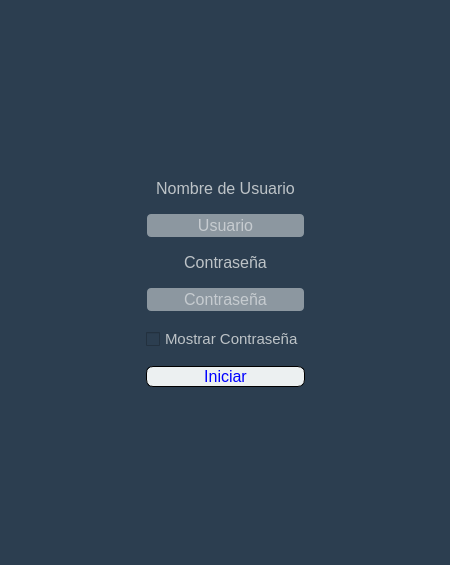
<?xml version="1.0" encoding="UTF-8"?>
<ui version="4.0">
 <class>Login</class>
 <widget class="QMainWindow" name="Login">
  <property name="geometry">
   <rect>
    <x>0</x>
    <y>0</y>
    <width>450</width>
    <height>565</height>
   </rect>
  </property>
  <property name="minimumSize">
   <size>
    <width>450</width>
    <height>565</height>
   </size>
  </property>
  <property name="palette">
   <palette>
    <active>
     <colorrole role="WindowText">
      <brush brushstyle="SolidPattern">
       <color alpha="255">
        <red>189</red>
        <green>195</green>
        <blue>199</blue>
       </color>
      </brush>
     </colorrole>
     <colorrole role="Button">
      <brush brushstyle="SolidPattern">
       <color alpha="255">
        <red>44</red>
        <green>62</green>
        <blue>80</blue>
       </color>
      </brush>
     </colorrole>
     <colorrole role="Text">
      <brush brushstyle="SolidPattern">
       <color alpha="255">
        <red>189</red>
        <green>195</green>
        <blue>199</blue>
       </color>
      </brush>
     </colorrole>
     <colorrole role="BrightText">
      <brush brushstyle="SolidPattern">
       <color alpha="255">
        <red>127</red>
        <green>140</green>
        <blue>141</blue>
       </color>
      </brush>
     </colorrole>
     <colorrole role="ButtonText">
      <brush brushstyle="SolidPattern">
       <color alpha="255">
        <red>189</red>
        <green>195</green>
        <blue>199</blue>
       </color>
      </brush>
     </colorrole>
     <colorrole role="Base">
      <brush brushstyle="SolidPattern">
       <color alpha="255">
        <red>44</red>
        <green>62</green>
        <blue>80</blue>
       </color>
      </brush>
     </colorrole>
     <colorrole role="Window">
      <brush brushstyle="SolidPattern">
       <color alpha="255">
        <red>44</red>
        <green>62</green>
        <blue>80</blue>
       </color>
      </brush>
     </colorrole>
     <colorrole role="Shadow">
      <brush brushstyle="SolidPattern">
       <color alpha="255">
        <red>105</red>
        <green>0</green>
        <blue>0</blue>
       </color>
      </brush>
     </colorrole>
     <colorrole role="Highlight">
      <brush brushstyle="SolidPattern">
       <color alpha="255">
        <red>236</red>
        <green>240</green>
        <blue>241</blue>
       </color>
      </brush>
     </colorrole>
     <colorrole role="HighlightedText">
      <brush brushstyle="SolidPattern">
       <color alpha="255">
        <red>127</red>
        <green>140</green>
        <blue>141</blue>
       </color>
      </brush>
     </colorrole>
     <colorrole role="AlternateBase">
      <brush brushstyle="SolidPattern">
       <color alpha="255">
        <red>255</red>
        <green>255</green>
        <blue>255</blue>
       </color>
      </brush>
     </colorrole>
     <colorrole role="PlaceholderText">
      <brush brushstyle="SolidPattern">
       <color alpha="128">
        <red>189</red>
        <green>195</green>
        <blue>199</blue>
       </color>
      </brush>
     </colorrole>
    </active>
    <inactive>
     <colorrole role="WindowText">
      <brush brushstyle="SolidPattern">
       <color alpha="255">
        <red>189</red>
        <green>195</green>
        <blue>199</blue>
       </color>
      </brush>
     </colorrole>
     <colorrole role="Button">
      <brush brushstyle="SolidPattern">
       <color alpha="255">
        <red>44</red>
        <green>62</green>
        <blue>80</blue>
       </color>
      </brush>
     </colorrole>
     <colorrole role="Text">
      <brush brushstyle="SolidPattern">
       <color alpha="255">
        <red>189</red>
        <green>195</green>
        <blue>199</blue>
       </color>
      </brush>
     </colorrole>
     <colorrole role="BrightText">
      <brush brushstyle="SolidPattern">
       <color alpha="255">
        <red>127</red>
        <green>140</green>
        <blue>141</blue>
       </color>
      </brush>
     </colorrole>
     <colorrole role="ButtonText">
      <brush brushstyle="SolidPattern">
       <color alpha="255">
        <red>189</red>
        <green>195</green>
        <blue>199</blue>
       </color>
      </brush>
     </colorrole>
     <colorrole role="Base">
      <brush brushstyle="SolidPattern">
       <color alpha="255">
        <red>44</red>
        <green>62</green>
        <blue>80</blue>
       </color>
      </brush>
     </colorrole>
     <colorrole role="Window">
      <brush brushstyle="SolidPattern">
       <color alpha="255">
        <red>44</red>
        <green>62</green>
        <blue>80</blue>
       </color>
      </brush>
     </colorrole>
     <colorrole role="Shadow">
      <brush brushstyle="SolidPattern">
       <color alpha="255">
        <red>105</red>
        <green>0</green>
        <blue>0</blue>
       </color>
      </brush>
     </colorrole>
     <colorrole role="Highlight">
      <brush brushstyle="SolidPattern">
       <color alpha="255">
        <red>236</red>
        <green>240</green>
        <blue>241</blue>
       </color>
      </brush>
     </colorrole>
     <colorrole role="HighlightedText">
      <brush brushstyle="SolidPattern">
       <color alpha="255">
        <red>127</red>
        <green>140</green>
        <blue>141</blue>
       </color>
      </brush>
     </colorrole>
     <colorrole role="AlternateBase">
      <brush brushstyle="SolidPattern">
       <color alpha="255">
        <red>255</red>
        <green>255</green>
        <blue>255</blue>
       </color>
      </brush>
     </colorrole>
     <colorrole role="PlaceholderText">
      <brush brushstyle="SolidPattern">
       <color alpha="128">
        <red>189</red>
        <green>195</green>
        <blue>199</blue>
       </color>
      </brush>
     </colorrole>
    </inactive>
    <disabled>
     <colorrole role="WindowText">
      <brush brushstyle="SolidPattern">
       <color alpha="255">
        <red>189</red>
        <green>195</green>
        <blue>199</blue>
       </color>
      </brush>
     </colorrole>
     <colorrole role="Button">
      <brush brushstyle="SolidPattern">
       <color alpha="255">
        <red>44</red>
        <green>62</green>
        <blue>80</blue>
       </color>
      </brush>
     </colorrole>
     <colorrole role="Text">
      <brush brushstyle="SolidPattern">
       <color alpha="255">
        <red>189</red>
        <green>195</green>
        <blue>199</blue>
       </color>
      </brush>
     </colorrole>
     <colorrole role="BrightText">
      <brush brushstyle="SolidPattern">
       <color alpha="255">
        <red>127</red>
        <green>140</green>
        <blue>141</blue>
       </color>
      </brush>
     </colorrole>
     <colorrole role="ButtonText">
      <brush brushstyle="SolidPattern">
       <color alpha="255">
        <red>189</red>
        <green>195</green>
        <blue>199</blue>
       </color>
      </brush>
     </colorrole>
     <colorrole role="Base">
      <brush brushstyle="SolidPattern">
       <color alpha="255">
        <red>44</red>
        <green>62</green>
        <blue>80</blue>
       </color>
      </brush>
     </colorrole>
     <colorrole role="Window">
      <brush brushstyle="SolidPattern">
       <color alpha="255">
        <red>44</red>
        <green>62</green>
        <blue>80</blue>
       </color>
      </brush>
     </colorrole>
     <colorrole role="Shadow">
      <brush brushstyle="SolidPattern">
       <color alpha="255">
        <red>105</red>
        <green>0</green>
        <blue>0</blue>
       </color>
      </brush>
     </colorrole>
     <colorrole role="Highlight">
      <brush brushstyle="SolidPattern">
       <color alpha="255">
        <red>127</red>
        <green>140</green>
        <blue>141</blue>
       </color>
      </brush>
     </colorrole>
     <colorrole role="HighlightedText">
      <brush brushstyle="SolidPattern">
       <color alpha="255">
        <red>127</red>
        <green>140</green>
        <blue>141</blue>
       </color>
      </brush>
     </colorrole>
     <colorrole role="AlternateBase">
      <brush brushstyle="SolidPattern">
       <color alpha="255">
        <red>255</red>
        <green>255</green>
        <blue>255</blue>
       </color>
      </brush>
     </colorrole>
     <colorrole role="PlaceholderText">
      <brush brushstyle="SolidPattern">
       <color alpha="128">
        <red>189</red>
        <green>195</green>
        <blue>199</blue>
       </color>
      </brush>
     </colorrole>
    </disabled>
   </palette>
  </property>
  <property name="font">
   <font>
    <kerning>false</kerning>
   </font>
  </property>
  <property name="contextMenuPolicy">
   <enum>Qt::NoContextMenu</enum>
  </property>
  <property name="windowTitle">
   <string notr="true">Inicio De Sesion</string>
  </property>
  <property name="windowIcon">
   <iconset resource="resources.qrc">
    <normaloff>:/icons/Icon/lightning-bolt-256.ico</normaloff>:/icons/Icon/lightning-bolt-256.ico</iconset>
  </property>
  <property name="layoutDirection">
   <enum>Qt::LeftToRight</enum>
  </property>
  <property name="styleSheet">
   <string notr="true">QWidget{
	background: #2C3E50;
	color: #BDC3C7;
}</string>
  </property>
  <property name="iconSize">
   <size>
    <width>32</width>
    <height>32</height>
   </size>
  </property>
  <property name="animated">
   <bool>true</bool>
  </property>
  <property name="documentMode">
   <bool>false</bool>
  </property>
  <property name="unifiedTitleAndToolBarOnMac">
   <bool>false</bool>
  </property>
  <widget class="QWidget" name="LogIn_Window">
   <property name="palette">
    <palette>
     <active>
      <colorrole role="WindowText">
       <brush brushstyle="SolidPattern">
        <color alpha="255">
         <red>189</red>
         <green>195</green>
         <blue>199</blue>
        </color>
       </brush>
      </colorrole>
      <colorrole role="Button">
       <brush brushstyle="SolidPattern">
        <color alpha="255">
         <red>44</red>
         <green>62</green>
         <blue>80</blue>
        </color>
       </brush>
      </colorrole>
      <colorrole role="Text">
       <brush brushstyle="SolidPattern">
        <color alpha="255">
         <red>189</red>
         <green>195</green>
         <blue>199</blue>
        </color>
       </brush>
      </colorrole>
      <colorrole role="ButtonText">
       <brush brushstyle="SolidPattern">
        <color alpha="255">
         <red>189</red>
         <green>195</green>
         <blue>199</blue>
        </color>
       </brush>
      </colorrole>
      <colorrole role="Base">
       <brush brushstyle="SolidPattern">
        <color alpha="255">
         <red>44</red>
         <green>62</green>
         <blue>80</blue>
        </color>
       </brush>
      </colorrole>
      <colorrole role="Window">
       <brush brushstyle="SolidPattern">
        <color alpha="255">
         <red>44</red>
         <green>62</green>
         <blue>80</blue>
        </color>
       </brush>
      </colorrole>
      <colorrole role="PlaceholderText">
       <brush brushstyle="SolidPattern">
        <color alpha="128">
         <red>189</red>
         <green>195</green>
         <blue>199</blue>
        </color>
       </brush>
      </colorrole>
     </active>
     <inactive>
      <colorrole role="WindowText">
       <brush brushstyle="SolidPattern">
        <color alpha="255">
         <red>189</red>
         <green>195</green>
         <blue>199</blue>
        </color>
       </brush>
      </colorrole>
      <colorrole role="Button">
       <brush brushstyle="SolidPattern">
        <color alpha="255">
         <red>44</red>
         <green>62</green>
         <blue>80</blue>
        </color>
       </brush>
      </colorrole>
      <colorrole role="Text">
       <brush brushstyle="SolidPattern">
        <color alpha="255">
         <red>189</red>
         <green>195</green>
         <blue>199</blue>
        </color>
       </brush>
      </colorrole>
      <colorrole role="ButtonText">
       <brush brushstyle="SolidPattern">
        <color alpha="255">
         <red>189</red>
         <green>195</green>
         <blue>199</blue>
        </color>
       </brush>
      </colorrole>
      <colorrole role="Base">
       <brush brushstyle="SolidPattern">
        <color alpha="255">
         <red>44</red>
         <green>62</green>
         <blue>80</blue>
        </color>
       </brush>
      </colorrole>
      <colorrole role="Window">
       <brush brushstyle="SolidPattern">
        <color alpha="255">
         <red>44</red>
         <green>62</green>
         <blue>80</blue>
        </color>
       </brush>
      </colorrole>
      <colorrole role="PlaceholderText">
       <brush brushstyle="SolidPattern">
        <color alpha="128">
         <red>189</red>
         <green>195</green>
         <blue>199</blue>
        </color>
       </brush>
      </colorrole>
     </inactive>
     <disabled>
      <colorrole role="WindowText">
       <brush brushstyle="SolidPattern">
        <color alpha="255">
         <red>189</red>
         <green>195</green>
         <blue>199</blue>
        </color>
       </brush>
      </colorrole>
      <colorrole role="Button">
       <brush brushstyle="SolidPattern">
        <color alpha="255">
         <red>44</red>
         <green>62</green>
         <blue>80</blue>
        </color>
       </brush>
      </colorrole>
      <colorrole role="Text">
       <brush brushstyle="SolidPattern">
        <color alpha="255">
         <red>189</red>
         <green>195</green>
         <blue>199</blue>
        </color>
       </brush>
      </colorrole>
      <colorrole role="ButtonText">
       <brush brushstyle="SolidPattern">
        <color alpha="255">
         <red>189</red>
         <green>195</green>
         <blue>199</blue>
        </color>
       </brush>
      </colorrole>
      <colorrole role="Base">
       <brush brushstyle="SolidPattern">
        <color alpha="255">
         <red>44</red>
         <green>62</green>
         <blue>80</blue>
        </color>
       </brush>
      </colorrole>
      <colorrole role="Window">
       <brush brushstyle="SolidPattern">
        <color alpha="255">
         <red>44</red>
         <green>62</green>
         <blue>80</blue>
        </color>
       </brush>
      </colorrole>
      <colorrole role="PlaceholderText">
       <brush brushstyle="SolidPattern">
        <color alpha="128">
         <red>189</red>
         <green>195</green>
         <blue>199</blue>
        </color>
       </brush>
      </colorrole>
     </disabled>
    </palette>
   </property>
   <property name="font">
    <font>
     <bold>false</bold>
    </font>
   </property>
   <property name="styleSheet">
    <string notr="true"/>
   </property>
   <layout class="QGridLayout" name="gridLayout">
    <item row="0" column="1">
     <spacer name="verticalSpacer">
      <property name="orientation">
       <enum>Qt::Vertical</enum>
      </property>
      <property name="sizeHint" stdset="0">
       <size>
        <width>20</width>
        <height>131</height>
       </size>
      </property>
     </spacer>
    </item>
    <item row="1" column="0">
     <spacer name="horizontalSpacer">
      <property name="orientation">
       <enum>Qt::Horizontal</enum>
      </property>
      <property name="sizeHint" stdset="0">
       <size>
        <width>121</width>
        <height>20</height>
       </size>
      </property>
     </spacer>
    </item>
    <item row="1" column="1" colspan="2">
     <layout class="QVBoxLayout" name="Layout_Login">
      <property name="spacing">
       <number>15</number>
      </property>
      <property name="sizeConstraint">
       <enum>QLayout::SetNoConstraint</enum>
      </property>
      <property name="leftMargin">
       <number>10</number>
      </property>
      <property name="topMargin">
       <number>25</number>
      </property>
      <property name="rightMargin">
       <number>10</number>
      </property>
      <property name="bottomMargin">
       <number>25</number>
      </property>
      <item alignment="Qt::AlignHCenter|Qt::AlignVCenter">
       <widget class="QLabel" name="label_2">
        <property name="font">
         <font>
          <pointsize>12</pointsize>
         </font>
        </property>
        <property name="text">
         <string>Nombre de Usuario</string>
        </property>
        <property name="alignment">
         <set>Qt::AlignCenter</set>
        </property>
       </widget>
      </item>
      <item>
       <widget class="QLineEdit" name="username">
        <property name="font">
         <font>
          <pointsize>12</pointsize>
         </font>
        </property>
        <property name="styleSheet">
         <string notr="true">QWidget QLineEdit{
    border: 2px solid #00000080;
	border-radius: 5px;
    color: #ffffff;
	background-color: rgba(236, 240, 241, 0.5);
	}</string>
        </property>
        <property name="alignment">
         <set>Qt::AlignCenter</set>
        </property>
        <property name="placeholderText">
         <string>Usuario</string>
        </property>
       </widget>
      </item>
      <item alignment="Qt::AlignHCenter|Qt::AlignVCenter">
       <widget class="QLabel" name="label">
        <property name="font">
         <font>
          <pointsize>12</pointsize>
         </font>
        </property>
        <property name="text">
         <string>Contraseña</string>
        </property>
        <property name="alignment">
         <set>Qt::AlignCenter</set>
        </property>
       </widget>
      </item>
      <item>
       <widget class="QLineEdit" name="password">
        <property name="font">
         <font>
          <pointsize>12</pointsize>
         </font>
        </property>
        <property name="styleSheet">
         <string notr="true">QWidget QLineEdit{
    border: 2px solid #00000080;
	border-radius: 5px;
    color: #ffffff;
	background-color: rgba(236, 240, 241, 0.5);
}</string>
        </property>
        <property name="echoMode">
         <enum>QLineEdit::Password</enum>
        </property>
        <property name="alignment">
         <set>Qt::AlignCenter</set>
        </property>
        <property name="placeholderText">
         <string>Contraseña</string>
        </property>
        <property name="clearButtonEnabled">
         <bool>false</bool>
        </property>
       </widget>
      </item>
      <item>
       <widget class="QCheckBox" name="showPassword">
        <property name="font">
         <font>
          <pointsize>11</pointsize>
         </font>
        </property>
        <property name="text">
         <string>Mostrar Contraseña</string>
        </property>
       </widget>
      </item>
      <item>
       <widget class="QPushButton" name="login">
        <property name="palette">
         <palette>
          <active>
           <colorrole role="WindowText">
            <brush brushstyle="SolidPattern">
             <color alpha="255">
              <red>0</red>
              <green>0</green>
              <blue>255</blue>
             </color>
            </brush>
           </colorrole>
           <colorrole role="Button">
            <brush brushstyle="SolidPattern">
             <color alpha="255">
              <red>236</red>
              <green>240</green>
              <blue>241</blue>
             </color>
            </brush>
           </colorrole>
           <colorrole role="Text">
            <brush brushstyle="SolidPattern">
             <color alpha="255">
              <red>0</red>
              <green>0</green>
              <blue>255</blue>
             </color>
            </brush>
           </colorrole>
           <colorrole role="ButtonText">
            <brush brushstyle="SolidPattern">
             <color alpha="255">
              <red>0</red>
              <green>0</green>
              <blue>255</blue>
             </color>
            </brush>
           </colorrole>
           <colorrole role="Base">
            <brush brushstyle="SolidPattern">
             <color alpha="255">
              <red>236</red>
              <green>240</green>
              <blue>241</blue>
             </color>
            </brush>
           </colorrole>
           <colorrole role="Window">
            <brush brushstyle="SolidPattern">
             <color alpha="255">
              <red>236</red>
              <green>240</green>
              <blue>241</blue>
             </color>
            </brush>
           </colorrole>
           <colorrole role="PlaceholderText">
            <brush brushstyle="SolidPattern">
             <color alpha="128">
              <red>0</red>
              <green>0</green>
              <blue>255</blue>
             </color>
            </brush>
           </colorrole>
          </active>
          <inactive>
           <colorrole role="WindowText">
            <brush brushstyle="SolidPattern">
             <color alpha="255">
              <red>0</red>
              <green>0</green>
              <blue>255</blue>
             </color>
            </brush>
           </colorrole>
           <colorrole role="Button">
            <brush brushstyle="SolidPattern">
             <color alpha="255">
              <red>236</red>
              <green>240</green>
              <blue>241</blue>
             </color>
            </brush>
           </colorrole>
           <colorrole role="Text">
            <brush brushstyle="SolidPattern">
             <color alpha="255">
              <red>0</red>
              <green>0</green>
              <blue>255</blue>
             </color>
            </brush>
           </colorrole>
           <colorrole role="ButtonText">
            <brush brushstyle="SolidPattern">
             <color alpha="255">
              <red>0</red>
              <green>0</green>
              <blue>255</blue>
             </color>
            </brush>
           </colorrole>
           <colorrole role="Base">
            <brush brushstyle="SolidPattern">
             <color alpha="255">
              <red>236</red>
              <green>240</green>
              <blue>241</blue>
             </color>
            </brush>
           </colorrole>
           <colorrole role="Window">
            <brush brushstyle="SolidPattern">
             <color alpha="255">
              <red>236</red>
              <green>240</green>
              <blue>241</blue>
             </color>
            </brush>
           </colorrole>
           <colorrole role="PlaceholderText">
            <brush brushstyle="SolidPattern">
             <color alpha="128">
              <red>0</red>
              <green>0</green>
              <blue>255</blue>
             </color>
            </brush>
           </colorrole>
          </inactive>
          <disabled>
           <colorrole role="WindowText">
            <brush brushstyle="SolidPattern">
             <color alpha="255">
              <red>0</red>
              <green>0</green>
              <blue>255</blue>
             </color>
            </brush>
           </colorrole>
           <colorrole role="Button">
            <brush brushstyle="SolidPattern">
             <color alpha="255">
              <red>236</red>
              <green>240</green>
              <blue>241</blue>
             </color>
            </brush>
           </colorrole>
           <colorrole role="Text">
            <brush brushstyle="SolidPattern">
             <color alpha="255">
              <red>0</red>
              <green>0</green>
              <blue>255</blue>
             </color>
            </brush>
           </colorrole>
           <colorrole role="ButtonText">
            <brush brushstyle="SolidPattern">
             <color alpha="255">
              <red>0</red>
              <green>0</green>
              <blue>255</blue>
             </color>
            </brush>
           </colorrole>
           <colorrole role="Base">
            <brush brushstyle="SolidPattern">
             <color alpha="255">
              <red>236</red>
              <green>240</green>
              <blue>241</blue>
             </color>
            </brush>
           </colorrole>
           <colorrole role="Window">
            <brush brushstyle="SolidPattern">
             <color alpha="255">
              <red>236</red>
              <green>240</green>
              <blue>241</blue>
             </color>
            </brush>
           </colorrole>
           <colorrole role="PlaceholderText">
            <brush brushstyle="SolidPattern">
             <color alpha="128">
              <red>0</red>
              <green>0</green>
              <blue>255</blue>
             </color>
            </brush>
           </colorrole>
          </disabled>
         </palette>
        </property>
        <property name="font">
         <font>
          <pointsize>12</pointsize>
          <bold>false</bold>
         </font>
        </property>
        <property name="styleSheet">
         <string notr="true">QPushButton{
	border-radius: 7px;
	border: 1px solid black;
	background: #ECF0F1; 
	color: blue;
	}
QPushButton:hover {
	background: #7F8C8D; 
	}</string>
        </property>
        <property name="text">
         <string>Iniciar</string>
        </property>
       </widget>
      </item>
     </layout>
    </item>
    <item row="1" column="3">
     <spacer name="horizontalSpacer_2">
      <property name="orientation">
       <enum>Qt::Horizontal</enum>
      </property>
      <property name="sizeHint" stdset="0">
       <size>
        <width>121</width>
        <height>20</height>
       </size>
      </property>
     </spacer>
    </item>
    <item row="2" column="2">
     <spacer name="verticalSpacer_2">
      <property name="orientation">
       <enum>Qt::Vertical</enum>
      </property>
      <property name="sizeHint" stdset="0">
       <size>
        <width>20</width>
        <height>130</height>
       </size>
      </property>
     </spacer>
    </item>
   </layout>
  </widget>
 </widget>
 <resources>
  <include location="resources.qrc"/>
 </resources>
 <connections/>
</ui>
